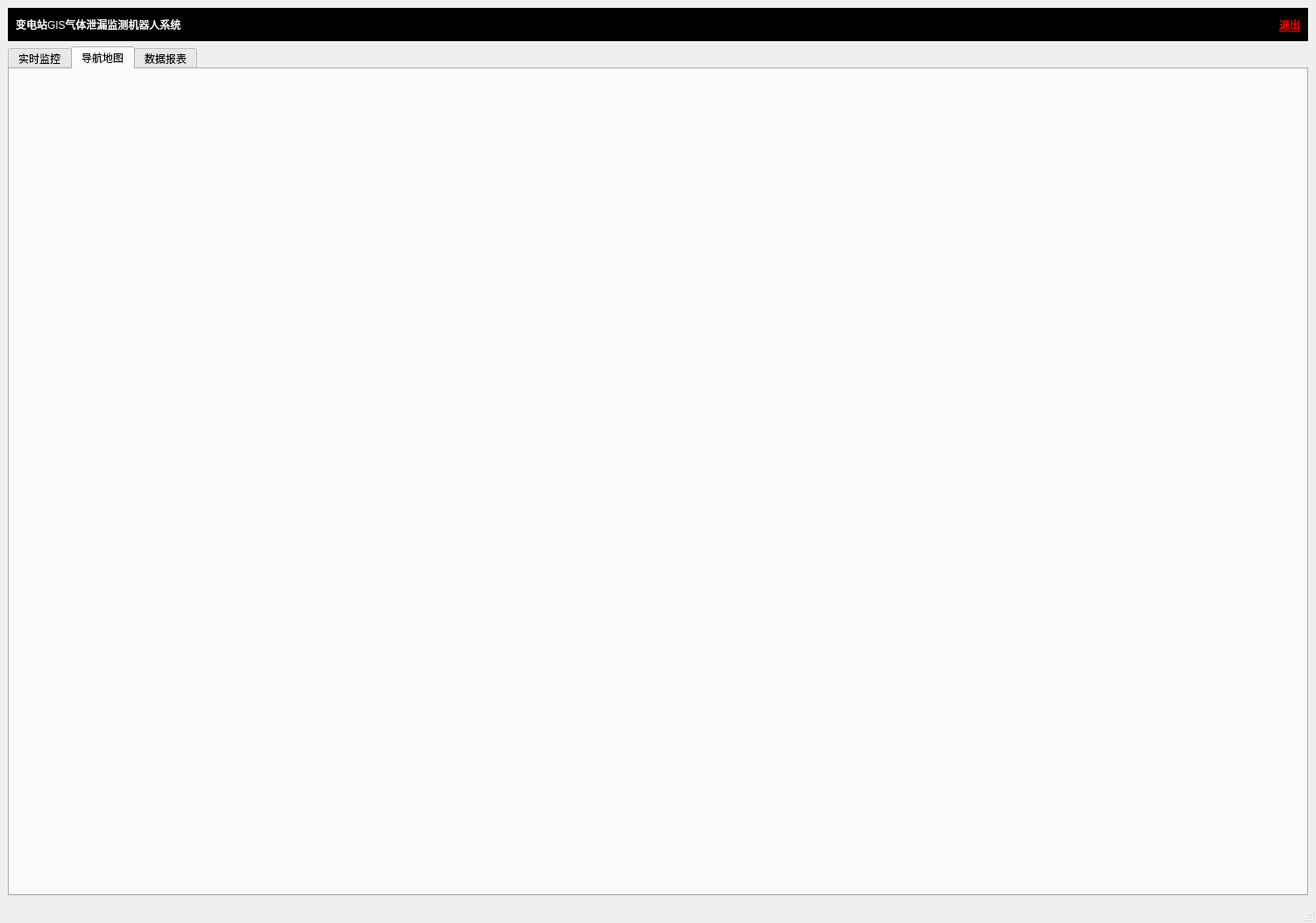
<?xml version="1.0" encoding="UTF-8"?>
<ui version="4.0">
 <class>robot</class>
 <widget class="QMainWindow" name="robot">
  <property name="geometry">
   <rect>
    <x>0</x>
    <y>0</y>
    <width>1503</width>
    <height>1054</height>
   </rect>
  </property>
  <property name="windowTitle">
   <string>robot</string>
  </property>
  <widget class="QWidget" name="centralwidget">
   <layout class="QGridLayout" name="gridLayout_2">
    <item row="0" column="0">
     <widget class="QWidget" name="widget" native="true">
      <property name="sizePolicy">
       <sizepolicy hsizetype="Expanding" vsizetype="Preferred">
        <horstretch>0</horstretch>
        <verstretch>0</verstretch>
       </sizepolicy>
      </property>
      <property name="styleSheet">
       <string notr="true">background-color: rgb(0, 0, 0);</string>
      </property>
      <layout class="QGridLayout" name="gridLayout">
       <item row="0" column="2">
        <widget class="QPushButton" name="btn_quit">
         <property name="sizePolicy">
          <sizepolicy hsizetype="Fixed" vsizetype="Fixed">
           <horstretch>0</horstretch>
           <verstretch>0</verstretch>
          </sizepolicy>
         </property>
         <property name="styleSheet">
          <string notr="true">color: rgb(255, 0, 0);
text-decoration: underline;
font: 14pt &quot;宋体&quot;;
border-radius: 6px;</string>
         </property>
         <property name="text">
          <string>退出</string>
         </property>
         <property name="shortcut">
          <string>Esc</string>
         </property>
        </widget>
       </item>
       <item row="0" column="1">
        <spacer name="horizontalSpacer">
         <property name="orientation">
          <enum>Qt::Horizontal</enum>
         </property>
         <property name="sizeHint" stdset="0">
          <size>
           <width>689</width>
           <height>20</height>
          </size>
         </property>
        </spacer>
       </item>
       <item row="0" column="0">
        <widget class="QLabel" name="label_2">
         <property name="styleSheet">
          <string notr="true">
color: rgb(255, 255, 255);
font: 18pt &quot;华文琥珀&quot;;</string>
         </property>
         <property name="text">
          <string>变电站GIS气体泄漏监测机器人系统</string>
         </property>
        </widget>
       </item>
      </layout>
     </widget>
    </item>
    <item row="1" column="0">
     <widget class="QTabWidget" name="tabWidget">
      <property name="minimumSize">
       <size>
        <width>800</width>
        <height>600</height>
       </size>
      </property>
      <property name="currentIndex">
       <number>1</number>
      </property>
      <widget class="QWidget" name="tab_realtime">
       <attribute name="title">
        <string>实时监控</string>
       </attribute>
       <layout class="QGridLayout" name="gridLayout_7">
        <item row="0" column="0" rowspan="2">
         <widget class="QGroupBox" name="groupBox_2">
          <property name="sizePolicy">
           <sizepolicy hsizetype="Expanding" vsizetype="Expanding">
            <horstretch>0</horstretch>
            <verstretch>0</verstretch>
           </sizepolicy>
          </property>
          <property name="minimumSize">
           <size>
            <width>410</width>
            <height>310</height>
           </size>
          </property>
          <property name="title">
           <string>原始视频</string>
          </property>
          <layout class="QGridLayout" name="gridLayout_6">
           <item row="0" column="0">
            <widget class="QLabel" name="label_video">
             <property name="sizePolicy">
              <sizepolicy hsizetype="Expanding" vsizetype="Expanding">
               <horstretch>0</horstretch>
               <verstretch>0</verstretch>
              </sizepolicy>
             </property>
             <property name="minimumSize">
              <size>
               <width>400</width>
               <height>300</height>
              </size>
             </property>
             <property name="styleSheet">
              <string notr="true">background-color: rgb(0, 0, 0);</string>
             </property>
             <property name="text">
              <string/>
             </property>
            </widget>
           </item>
           <item row="1" column="0">
            <widget class="QLabel" name="label_infrared">
             <property name="sizePolicy">
              <sizepolicy hsizetype="Preferred" vsizetype="Expanding">
               <horstretch>0</horstretch>
               <verstretch>0</verstretch>
              </sizepolicy>
             </property>
             <property name="minimumSize">
              <size>
               <width>400</width>
               <height>300</height>
              </size>
             </property>
             <property name="styleSheet">
              <string notr="true">background-color: rgb(0, 0, 0);</string>
             </property>
             <property name="text">
              <string/>
             </property>
            </widget>
           </item>
          </layout>
         </widget>
        </item>
        <item row="1" column="1" rowspan="2">
         <widget class="QWidget" name="widget_2" native="true">
          <property name="sizePolicy">
           <sizepolicy hsizetype="Expanding" vsizetype="Expanding">
            <horstretch>0</horstretch>
            <verstretch>0</verstretch>
           </sizepolicy>
          </property>
          <layout class="QGridLayout" name="gridLayout_11">
           <item row="0" column="0">
            <widget class="QGroupBox" name="groupBox_6">
             <property name="title">
              <string>云台移动</string>
             </property>
             <layout class="QGridLayout" name="gridLayout_8">
              <item row="0" column="0">
               <widget class="QWidget" name="widget_PTZC" native="true">
                <layout class="QGridLayout" name="gridLayout_5">
                 <item row="0" column="1">
                  <widget class="QPushButton" name="Btn_ptzUp">
                   <property name="sizePolicy">
                    <sizepolicy hsizetype="Preferred" vsizetype="Preferred">
                     <horstretch>0</horstretch>
                     <verstretch>0</verstretch>
                    </sizepolicy>
                   </property>
                   <property name="text">
                    <string>上</string>
                   </property>
                  </widget>
                 </item>
                 <item row="1" column="0">
                  <widget class="QPushButton" name="Btn_ptzLeft">
                   <property name="sizePolicy">
                    <sizepolicy hsizetype="Preferred" vsizetype="Preferred">
                     <horstretch>0</horstretch>
                     <verstretch>0</verstretch>
                    </sizepolicy>
                   </property>
                   <property name="text">
                    <string>左</string>
                   </property>
                  </widget>
                 </item>
                 <item row="1" column="2">
                  <widget class="QPushButton" name="Btn_ptzRight">
                   <property name="sizePolicy">
                    <sizepolicy hsizetype="Preferred" vsizetype="Preferred">
                     <horstretch>0</horstretch>
                     <verstretch>0</verstretch>
                    </sizepolicy>
                   </property>
                   <property name="text">
                    <string>右</string>
                   </property>
                  </widget>
                 </item>
                 <item row="2" column="1">
                  <widget class="QPushButton" name="Btn_ptzDown">
                   <property name="sizePolicy">
                    <sizepolicy hsizetype="Preferred" vsizetype="Preferred">
                     <horstretch>0</horstretch>
                     <verstretch>0</verstretch>
                    </sizepolicy>
                   </property>
                   <property name="text">
                    <string>下</string>
                   </property>
                  </widget>
                 </item>
                </layout>
               </widget>
              </item>
              <item row="1" column="0">
               <widget class="QLabel" name="label_zoom">
                <property name="text">
                 <string>变倍控制 (1-23倍)</string>
                </property>
                <property name="alignment">
                 <set>Qt::AlignCenter</set>
                </property>
               </widget>
              </item>
              <item row="2" column="0">
               <widget class="QSlider" name="slider_ptzZoom">
                <property name="minimum">
                 <number>1</number>
                </property>
                <property name="maximum">
                 <number>23</number>
                </property>
                <property name="value">
                 <number>1</number>
                </property>
                <property name="orientation">
                 <enum>Qt::Horizontal</enum>
                </property>
                <property name="tickPosition">
                 <enum>QSlider::TicksBelow</enum>
                </property>
                <property name="tickInterval">
                 <number>1</number>
                </property>
               </widget>
              </item>
              <item row="3" column="0">
               <widget class="QLabel" name="label_zoomValue">
                <property name="text">
                 <string>当前倍率: 1x</string>
                </property>
                <property name="alignment">
                 <set>Qt::AlignCenter</set>
                </property>
               </widget>
              </item>
             </layout>
            </widget>
           </item>
          </layout>
         </widget>
        </item>
        <item row="1" column="2">
         <widget class="QGroupBox" name="groupBox_5">
          <property name="sizePolicy">
           <sizepolicy hsizetype="Expanding" vsizetype="Expanding">
            <horstretch>0</horstretch>
            <verstretch>0</verstretch>
           </sizepolicy>
          </property>
          <property name="title">
           <string>底座移动</string>
          </property>
          <layout class="QGridLayout" name="gridLayout_10">
           <item row="0" column="0">
            <widget class="QWidget" name="widget_baseC" native="true">
             <property name="sizePolicy">
              <sizepolicy hsizetype="Expanding" vsizetype="Expanding">
               <horstretch>0</horstretch>
               <verstretch>0</verstretch>
              </sizepolicy>
             </property>
             <layout class="QGridLayout" name="gridLayout_3">
              <item row="0" column="1">
               <widget class="QPushButton" name="Btn_BForward">
                <property name="sizePolicy">
                 <sizepolicy hsizetype="MinimumExpanding" vsizetype="Expanding">
                  <horstretch>0</horstretch>
                  <verstretch>0</verstretch>
                 </sizepolicy>
                </property>
                <property name="text">
                 <string>前</string>
                </property>
               </widget>
              </item>
              <item row="1" column="1">
               <widget class="QPushButton" name="Btn_BBack">
                <property name="sizePolicy">
                 <sizepolicy hsizetype="Expanding" vsizetype="Expanding">
                  <horstretch>0</horstretch>
                  <verstretch>0</verstretch>
                 </sizepolicy>
                </property>
                <property name="text">
                 <string>后</string>
                </property>
               </widget>
              </item>
              <item row="1" column="0">
               <widget class="QPushButton" name="Btn_BLeft">
                <property name="sizePolicy">
                 <sizepolicy hsizetype="Expanding" vsizetype="Expanding">
                  <horstretch>0</horstretch>
                  <verstretch>0</verstretch>
                 </sizepolicy>
                </property>
                <property name="text">
                 <string>左</string>
                </property>
               </widget>
              </item>
              <item row="1" column="2">
               <widget class="QPushButton" name="Btn_BRight">
                <property name="sizePolicy">
                 <sizepolicy hsizetype="Expanding" vsizetype="Expanding">
                  <horstretch>0</horstretch>
                  <verstretch>0</verstretch>
                 </sizepolicy>
                </property>
                <property name="text">
                 <string>右</string>
                </property>
               </widget>
              </item>
             </layout>
            </widget>
           </item>
          </layout>
         </widget>
        </item>
        <item row="2" column="0" rowspan="3">
         <widget class="QGroupBox" name="groupBox">
          <property name="sizePolicy">
           <sizepolicy hsizetype="Expanding" vsizetype="Expanding">
            <horstretch>0</horstretch>
            <verstretch>0</verstretch>
           </sizepolicy>
          </property>
          <property name="maximumSize">
           <size>
            <width>16777215</width>
            <height>16777215</height>
           </size>
          </property>
          <property name="title">
           <string>信息区</string>
          </property>
          <layout class="QGridLayout" name="gridLayout_12">
           <item row="0" column="0">
            <widget class="QTextEdit" name="connect_status">
             <property name="maximumSize">
              <size>
               <width>16777215</width>
               <height>16777215</height>
              </size>
             </property>
            </widget>
           </item>
          </layout>
         </widget>
        </item>
        <item row="4" column="1" colspan="2">
         <widget class="QWidget" name="widget_5" native="true">
          <layout class="QGridLayout" name="gridLayout_13">
           <item row="0" column="0">
            <widget class="QPushButton" name="Btn_missionStartORstop">
             <property name="sizePolicy">
              <sizepolicy hsizetype="Preferred" vsizetype="Preferred">
               <horstretch>0</horstretch>
               <verstretch>0</verstretch>
              </sizepolicy>
             </property>
             <property name="text">
              <string>任务开始</string>
             </property>
            </widget>
           </item>
           <item row="0" column="1">
            <widget class="QLineEdit" name="InspectionPlanName">
             <property name="sizePolicy">
              <sizepolicy hsizetype="Expanding" vsizetype="Preferred">
               <horstretch>0</horstretch>
               <verstretch>0</verstretch>
              </sizepolicy>
             </property>
            </widget>
           </item>
           <item row="0" column="2">
            <widget class="QPushButton" name="Btn_PlanSelect">
             <property name="sizePolicy">
              <sizepolicy hsizetype="Preferred" vsizetype="Preferred">
               <horstretch>0</horstretch>
               <verstretch>0</verstretch>
              </sizepolicy>
             </property>
             <property name="text">
              <string>巡检方案选择</string>
             </property>
            </widget>
           </item>
          </layout>
         </widget>
        </item>
        <item row="3" column="1" colspan="2">
         <widget class="QGroupBox" name="groupBox_4">
          <property name="sizePolicy">
           <sizepolicy hsizetype="Expanding" vsizetype="Expanding">
            <horstretch>0</horstretch>
            <verstretch>0</verstretch>
           </sizepolicy>
          </property>
          <property name="title">
           <string>测试区</string>
          </property>
          <layout class="QGridLayout" name="gridLayout_9">
           <item row="0" column="2">
            <widget class="QLineEdit" name="ipLineEdit"/>
           </item>
           <item row="0" column="0">
            <widget class="QPushButton" name="connectButton">
             <property name="text">
              <string>连接</string>
             </property>
            </widget>
           </item>
           <item row="0" column="1">
            <widget class="QLabel" name="label">
             <property name="text">
              <string>ip地址</string>
             </property>
            </widget>
           </item>
           <item row="1" column="0">
            <widget class="QPushButton" name="simulateDataButton">
             <property name="text">
              <string>测试</string>
             </property>
            </widget>
           </item>
           <item row="2" column="0">
            <widget class="QPushButton" name="btn_startVideo">
             <property name="sizePolicy">
              <sizepolicy hsizetype="Expanding" vsizetype="Preferred">
               <horstretch>0</horstretch>
               <verstretch>0</verstretch>
              </sizepolicy>
             </property>
             <property name="text">
              <string>视频初始化</string>
             </property>
            </widget>
           </item>
           <item row="2" column="2">
            <widget class="QPushButton" name="startInfrared">
             <property name="sizePolicy">
              <sizepolicy hsizetype="Expanding" vsizetype="Fixed">
               <horstretch>0</horstretch>
               <verstretch>0</verstretch>
              </sizepolicy>
             </property>
             <property name="text">
              <string>红外初始化</string>
             </property>
            </widget>
           </item>
           <item row="1" column="2">
            <widget class="QPushButton" name="loadMapButton">
             <property name="text">
              <string>加载 PCD 地图</string>
             </property>
            </widget>
           </item>
          </layout>
         </widget>
        </item>
        <item row="0" column="1" colspan="2">
         <widget class="QGroupBox" name="groupBox_3">
          <property name="title">
           <string>地图导航</string>
          </property>
          <layout class="QGridLayout" name="gridLayout_4">
           <item row="0" column="0">
            <widget class="MapInteractiveView" name="mapGraphicsView">
             <property name="minimumSize">
              <size>
               <width>0</width>
               <height>450</height>
              </size>
             </property>
            </widget>
           </item>
           <item row="1" column="0">
            <layout class="QHBoxLayout" name="horizontalLayout">
             <item>
              <widget class="QPushButton" name="btn_UndoLastPoint">
               <property name="sizePolicy">
                <sizepolicy hsizetype="Preferred" vsizetype="Preferred">
                 <horstretch>0</horstretch>
                 <verstretch>0</verstretch>
                </sizepolicy>
               </property>
               <property name="text">
                <string>撤回上一点</string>
               </property>
              </widget>
             </item>
             <item>
              <widget class="QPushButton" name="btn_ClearAllPoints">
               <property name="sizePolicy">
                <sizepolicy hsizetype="Preferred" vsizetype="Preferred">
                 <horstretch>0</horstretch>
                 <verstretch>0</verstretch>
                </sizepolicy>
               </property>
               <property name="text">
                <string>清除所有点</string>
               </property>
              </widget>
             </item>
             <item>
              <widget class="QPushButton" name="btn_AddNavPoint">
               <property name="sizePolicy">
                <sizepolicy hsizetype="Preferred" vsizetype="Preferred">
                 <horstretch>0</horstretch>
                 <verstretch>0</verstretch>
                </sizepolicy>
               </property>
               <property name="text">
                <string>添加路径点</string>
               </property>
              </widget>
             </item>
             <item>
              <widget class="QPushButton" name="btn_AddInspectionPoint">
               <property name="sizePolicy">
                <sizepolicy hsizetype="Preferred" vsizetype="Preferred">
                 <horstretch>0</horstretch>
                 <verstretch>0</verstretch>
                </sizepolicy>
               </property>
               <property name="text">
                <string>添加巡检点</string>
               </property>
              </widget>
             </item>
             <item>
              <widget class="QPushButton" name="btn_SavePlan">
               <property name="sizePolicy">
                <sizepolicy hsizetype="Preferred" vsizetype="Preferred">
                 <horstretch>0</horstretch>
                 <verstretch>0</verstretch>
                </sizepolicy>
               </property>
               <property name="text">
                <string>保存巡检方案</string>
               </property>
              </widget>
             </item>
            </layout>
           </item>
          </layout>
         </widget>
        </item>
       </layout>
      </widget>
      <widget class="QWidget" name="tab_guide">
       <attribute name="title">
        <string>导航地图</string>
       </attribute>
      </widget>
      <widget class="QWidget" name="tab_DB">
       <attribute name="title">
        <string>数据报表</string>
       </attribute>
       <layout class="QGridLayout" name="gridLayout_19">
        <item row="0" column="0">
         <widget class="QWidget" name="wd_8" native="true">
          <layout class="QGridLayout" name="gridLayout_16">
           <item row="0" column="0">
            <layout class="QHBoxLayout" name="horizontalLayout_18">
             <item>
              <layout class="QHBoxLayout" name="horizontalLayout_240">
               <item>
                <layout class="QHBoxLayout" name="horizontalLayout_8">
                 <item alignment="Qt::AlignLeft">
                  <widget class="QLabel" name="label_18">
                   <property name="sizePolicy">
                    <sizepolicy hsizetype="Fixed" vsizetype="Preferred">
                     <horstretch>0</horstretch>
                     <verstretch>0</verstretch>
                    </sizepolicy>
                   </property>
                   <property name="minimumSize">
                    <size>
                     <width>60</width>
                     <height>0</height>
                    </size>
                   </property>
                   <property name="text">
                    <string>巡检机制</string>
                   </property>
                  </widget>
                 </item>
                 <item alignment="Qt::AlignLeft">
                  <widget class="QComboBox" name="cbb_type_3">
                   <property name="sizePolicy">
                    <sizepolicy hsizetype="Fixed" vsizetype="Fixed">
                     <horstretch>0</horstretch>
                     <verstretch>0</verstretch>
                    </sizepolicy>
                   </property>
                   <property name="minimumSize">
                    <size>
                     <width>90</width>
                     <height>0</height>
                    </size>
                   </property>
                   <item>
                    <property name="text">
                     <string>所有</string>
                    </property>
                   </item>
                   <item>
                    <property name="text">
                     <string>1厂</string>
                    </property>
                   </item>
                   <item>
                    <property name="text">
                     <string>2厂</string>
                    </property>
                   </item>
                   <item>
                    <property name="text">
                     <string>3厂</string>
                    </property>
                   </item>
                   <item>
                    <property name="text">
                     <string>4厂</string>
                    </property>
                   </item>
                  </widget>
                 </item>
                </layout>
               </item>
               <item alignment="Qt::AlignLeft">
                <widget class="QLabel" name="label_53">
                 <property name="sizePolicy">
                  <sizepolicy hsizetype="Fixed" vsizetype="Preferred">
                   <horstretch>0</horstretch>
                   <verstretch>0</verstretch>
                  </sizepolicy>
                 </property>
                 <property name="text">
                  <string>巡检结论</string>
                 </property>
                </widget>
               </item>
               <item alignment="Qt::AlignLeft">
                <widget class="QComboBox" name="cbb_result_2">
                 <property name="sizePolicy">
                  <sizepolicy hsizetype="Fixed" vsizetype="Fixed">
                   <horstretch>0</horstretch>
                   <verstretch>0</verstretch>
                  </sizepolicy>
                 </property>
                 <property name="minimumSize">
                  <size>
                   <width>90</width>
                   <height>0</height>
                  </size>
                 </property>
                 <item>
                  <property name="text">
                   <string>所有</string>
                  </property>
                 </item>
                 <item>
                  <property name="text">
                   <string>正常</string>
                  </property>
                 </item>
                 <item>
                  <property name="text">
                   <string>异常</string>
                  </property>
                 </item>
                </widget>
               </item>
              </layout>
             </item>
            </layout>
           </item>
           <item row="0" column="1">
            <spacer name="horizontalSpacer_7">
             <property name="orientation">
              <enum>Qt::Horizontal</enum>
             </property>
             <property name="sizeHint" stdset="0">
              <size>
               <width>40</width>
               <height>20</height>
              </size>
             </property>
            </spacer>
           </item>
           <item row="1" column="0">
            <layout class="QHBoxLayout" name="horizontalLayout_17">
             <item>
              <widget class="QLabel" name="label_46">
               <property name="sizePolicy">
                <sizepolicy hsizetype="Fixed" vsizetype="Preferred">
                 <horstretch>0</horstretch>
                 <verstretch>0</verstretch>
                </sizepolicy>
               </property>
               <property name="text">
                <string>巡检开始时间</string>
               </property>
              </widget>
             </item>
             <item>
              <widget class="QDateEdit" name="dateEdit_7">
               <property name="sizePolicy">
                <sizepolicy hsizetype="Fixed" vsizetype="Fixed">
                 <horstretch>0</horstretch>
                 <verstretch>0</verstretch>
                </sizepolicy>
               </property>
               <property name="dateTime">
                <datetime>
                 <hour>0</hour>
                 <minute>0</minute>
                 <second>0</second>
                 <year>2023</year>
                 <month>1</month>
                 <day>1</day>
                </datetime>
               </property>
              </widget>
             </item>
             <item>
              <widget class="QLabel" name="label_47">
               <property name="sizePolicy">
                <sizepolicy hsizetype="Fixed" vsizetype="Preferred">
                 <horstretch>0</horstretch>
                 <verstretch>0</verstretch>
                </sizepolicy>
               </property>
               <property name="text">
                <string>—</string>
               </property>
              </widget>
             </item>
             <item>
              <widget class="QDateEdit" name="dateEdit_8">
               <property name="sizePolicy">
                <sizepolicy hsizetype="Fixed" vsizetype="Fixed">
                 <horstretch>0</horstretch>
                 <verstretch>0</verstretch>
                </sizepolicy>
               </property>
               <property name="dateTime">
                <datetime>
                 <hour>0</hour>
                 <minute>0</minute>
                 <second>0</second>
                 <year>2099</year>
                 <month>1</month>
                 <day>1</day>
                </datetime>
               </property>
              </widget>
             </item>
            </layout>
           </item>
          </layout>
         </widget>
        </item>
        <item row="1" column="0">
         <widget class="QWidget" name="widget_4" native="true">
          <property name="sizePolicy">
           <sizepolicy hsizetype="Expanding" vsizetype="Preferred">
            <horstretch>0</horstretch>
            <verstretch>0</verstretch>
           </sizepolicy>
          </property>
          <layout class="QGridLayout" name="gridLayout_18">
           <item row="1" column="3">
            <widget class="QPushButton" name="DetailBtn">
             <property name="minimumSize">
              <size>
               <width>0</width>
               <height>30</height>
              </size>
             </property>
             <property name="text">
              <string>查看详情</string>
             </property>
            </widget>
           </item>
           <item row="1" column="0">
            <widget class="QPushButton" name="inquireBtn">
             <property name="minimumSize">
              <size>
               <width>0</width>
               <height>30</height>
              </size>
             </property>
             <property name="text">
              <string>查询记录</string>
             </property>
            </widget>
           </item>
           <item row="1" column="2">
            <widget class="QPushButton" name="printBtn">
             <property name="minimumSize">
              <size>
               <width>0</width>
               <height>30</height>
              </size>
             </property>
             <property name="text">
              <string>输出记录表格</string>
             </property>
            </widget>
           </item>
          </layout>
         </widget>
        </item>
        <item row="2" column="0">
         <widget class="QStackedWidget" name="sw_rp">
          <property name="currentIndex">
           <number>1</number>
          </property>
          <widget class="QWidget" name="page">
           <layout class="QGridLayout" name="gridLayout_14">
            <item row="0" column="0">
             <widget class="QTableView" name="reportTableView">
              <property name="editTriggers">
               <set>QAbstractItemView::NoEditTriggers</set>
              </property>
              <property name="selectionBehavior">
               <enum>QAbstractItemView::SelectRows</enum>
              </property>
             </widget>
            </item>
           </layout>
          </widget>
          <widget class="QWidget" name="page_2">
           <layout class="QGridLayout" name="gridLayout_15">
            <item row="0" column="0">
             <widget class="QTableView" name="DetailTableView">
              <property name="editTriggers">
               <set>QAbstractItemView::NoEditTriggers</set>
              </property>
              <property name="selectionBehavior">
               <enum>QAbstractItemView::SelectRows</enum>
              </property>
             </widget>
            </item>
           </layout>
          </widget>
         </widget>
        </item>
       </layout>
      </widget>
     </widget>
    </item>
   </layout>
  </widget>
  <widget class="QStatusBar" name="statusbar"/>
 </widget>
 <customwidgets>
  <customwidget>
   <class>MapInteractiveView</class>
   <extends>QGraphicsView</extends>
   <header>mapinteractiveview.h</header>
  </customwidget>
 </customwidgets>
 <resources/>
 <connections/>
</ui>
